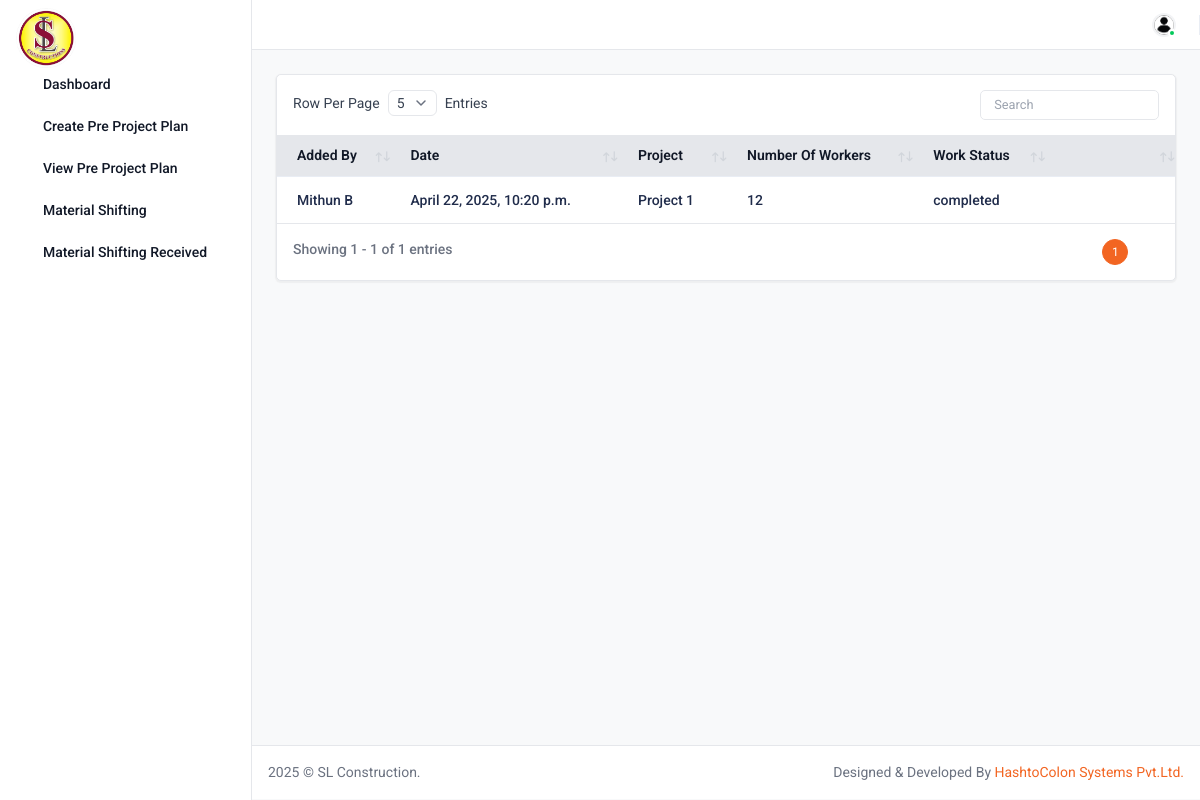
Page /Project_work_inspection_details_all/ (signed in) on the committed database.
### base/models.py (models this page shows, shortened)
class Project_work_inspection_details(models.Model):
   date = models.DateTimeField(auto_now_add=True, blank=True)
   user = models.ForeignKey(User, on_delete=models.CASCADE)
   project = models.ForeignKey(Project,  blank=True, null=True, on_delete=models.CASCADE)
   no_of_workers=models.CharField(max_length=25, default="", blank=True)
   image=models.ImageField(upload_to='uploads/' ,blank=True,)
   project_work_status=models.CharField(max_length=225, default="", blank=True,)
   lon=models.CharField(max_length=255, default="", blank=True)
   lat=models.CharField(max_length=255, default="", blank=True)

class User(AbstractUser):
   designation = models.CharField(max_length = 20, choices = designation_choice, null=True, blank=True)

class Project(models.Model):
   project_name=models.CharField(max_length=255, default="", blank=True)
   address=models.TextField(default="", blank=True)
   date = models.DateTimeField(auto_now_add=True, blank=True)

### base/views.py (the view)
# urls.py: path("Project_work_inspection_details_all/",views.Project_work_inspection_details_all, name="Project_work_inspection_details_all"),
@login_required
def Project_work_inspection_details_all(request):
 post=Project_work_inspection_details.objects.all().order_by("-id")
 context = {'post': post}
 return render(request, "inspectiontabel-all.html", context)

### templates/inspectiontabel-all.html (shortened to what this page needs)
{% extends "base.html" %}
{% load static %}
{% load widget_tweaks %}
{% block content %}
<div class="content">
      <div class="row">
    <div class="col-sm-12">
      <div class="card">
        <div class="card-body p-0">
          <div class="custom-datatable-filter table-responsive">
            <table class="table datatable">
               <thead class="thead-light">
                <tr>
                  <th>Added By</th>
                  <th>Date </th>
                  <th>Project </th>
                  <th>Number Of Workers</th>
                  <th>Work Status</th>
                  <th></th>
                </tr>
              </thead>
              <tbody>
                {% for posts in post %}
                <tr>
                  <td><h6 class="fw-medium">{{posts.user.first_name}} {{posts.user.last_name}}</h6></td>
                  <td><h6 class="fw-medium">{{posts.date}}</h6></td>
                  <td><h6 class="fw-medium">{{posts.project.project_name}}</h6></td>
                  <td><h6 class="fw-medium">{{posts.no_of_workers}}</h6></td>
                  <td><h6 class="fw-medium">{{posts.project_work_status}}</h6></td>
                  <td>
                    <div class="action-icon d-inline-flex">
                      <a href="{% url 'base:inspection_detail' posts.pk %}" class="me-5"
                        ><i class="ti ti-eye text-success"></i
                      ></a>
                    </div>
                  </td>
                </tr>
                {% endfor %}
              </tbody>
            </table>
          </div>
        </div>
      </div>
    </div>
  </div>
</div >
{% endblock content %}

### rows in the picture
Project_work_inspection_details: user.first_name "Mithun", user.last_name "B", date "April 22, 2025, 10:20 p.m.", project.project_name "Project 1", no_of_workers "12", project_work_status "completed"
